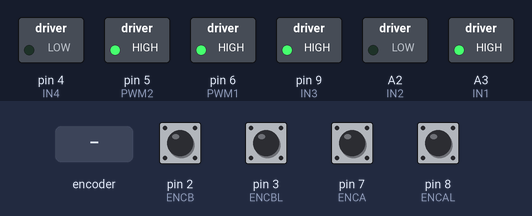
The sketch below on a simulated Arduino Uno, built with avr-gcc and run on an emulated ATmega328P. On the bench: switched loads named in the sketch (green lamp = pin HIGH). The test bench sets the inputs (shaded band); at power-on: pin 2 (ENCB), pin 3 (ENCBL), pin 7 (ENCA), pin 8 (ENCAL) HIGH. What the sketch prints to the serial monitor is not drawn.

Above: at 1.2 s.
1.3 s: pin 3 (ENCBL) pulsed LOW 2 times (0.12 s each, 0.3 s apart)
4.9 s: rotary encoder on pin 8 (ENCAL) / pin 2 (ENCB) turned 2 steps (second pin leading)
8.3 s: pin 3 (ENCBL) pulsed LOW 5 times (0.12 s each, 0.3 s apart)
Timing chart, 0 to 11.3 s (numbered marks = the images above; inputs shaded):
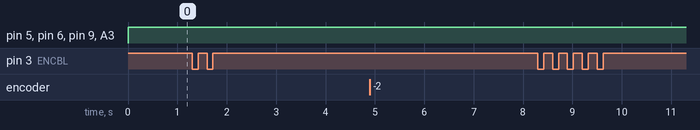

Measured:
- after the input at 1.3 s, every drawn part: stays the same
- after the input at 4.9 s, every drawn part: stays the same
- after the input at 8.3 s, every drawn part: stays the same

The sketch:

encoderPID.ino
```cpp
#include <util/atomic.h> // For the ATOMIC_BLOCK macro
#include <SoftwareSerial.h>

// Define SoftwareSerial pins
SoftwareSerial bluetooth(A1, A0);  // RX, TX

#define ENCA 7 // YELLOW
#define ENCB 2 // WHITE

#define ENCAL 8  // Encoder A pin for wheel2(C2) ------ working
#define ENCBL 3

#define PWM1 6
#define IN2 A2
#define IN1 A3

#define PWM2 5
#define IN3 9
#define IN4 4

volatile int posiL = 0; // specify posi as volatile: https://www.arduino.cc/reference/en/language/variables/variable-scope-qualifiers/volatile/
volatile int posiR = 0;
long prevT = 0;
float eprev = 0;
float eintegral = 0;

void setup() {
  Serial.begin(9600);
  bluetooth.begin(9600);  // For HC-05 (default baud rate is 9600)

  pinMode(ENCA,INPUT);
  pinMode(ENCB,INPUT);

  pinMode(ENCAL,INPUT);
  pinMode(ENCBL,INPUT);

  digitalWrite(7, HIGH);
  digitalWrite(2, HIGH);
  attachInterrupt(digitalPinToInterrupt(ENCB),readEncoderOne,RISING);

  digitalWrite(ENCAL, HIGH);
  digitalWrite(ENCBL, HIGH);
  attachInterrupt(digitalPinToInterrupt(ENCBL),readEncoderTwo,RISING);

  pinMode(PWM1,OUTPUT);
  pinMode(IN1,OUTPUT);
  pinMode(IN2,OUTPUT);

  pinMode(PWM2,OUTPUT);
  pinMode(IN3,OUTPUT);
  pinMode(IN4,OUTPUT);
  Serial.println("target pos");
}

void loop() {

  // set target position
  int target = 120;

  // PID constants
  float kp = 5;
  float kd = 0.015;
  float ki = 0.01;

  // time difference
  long currT = micros();
  float deltaT = ((float) (currT - prevT))/( 1.0e6 );
  prevT = currT;

  // Read the position in an atomic block to avoid a potential
  // misread if the interrupt coincides with this code running
  // see: https://www.arduino.cc/reference/en/language/variables/variable-scope-qualifiers/volatile/
  int pos = 0;
  int posL = 0;
  int posR = 0;
  ATOMIC_BLOCK(ATOMIC_RESTORESTATE) {
    posL = posiL;
    posR = posiR;
    pos = (posL + posR) / 2.0;
  }

  // error
  int e = pos - target;

  // derivative
  float dedt = (e-eprev)/(deltaT);

  // integral
  eintegral = eintegral + e*deltaT;

  // control signal
  float u = kp*e + kd*dedt + ki*eintegral;

  // motor power
  float pwr = fabs(u);
  if( pwr > 255 ){
    pwr = 255;
  }

  // motor direction
  int dir = 1;
  if(u<0){
    dir = -1;
  }

  // signal the motor
  setMotor(dir,pwr,PWM1,PWM2,IN1,IN2,IN3,IN4);
  // setMotor(dir,pwr,PWM2,IN3,IN4);

  // store previous error
  eprev = e;

  Serial.print(target);
  Serial.print(" ");
  Serial.print(pos);
  Serial.println();

  bluetooth.println(target);
  bluetooth.println(" ");
  bluetooth.println(pos);
  bluetooth.println();
}

void setMotor(int dir, int pwmVal, int pwm1, int pwm2, int in1, int in2, int in3, int in4){
  analogWrite(pwm1,pwmVal);
  analogWrite(pwm2,pwmVal);
  if(dir == -1){
    digitalWrite(in1,HIGH);
    digitalWrite(in2,LOW);
    digitalWrite(in3,HIGH);
    digitalWrite(in4,LOW);
  }
  else if(dir == 1){
    digitalWrite(in1,LOW);
    digitalWrite(in2,HIGH);
    digitalWrite(in3,LOW);
    digitalWrite(in4,HIGH);
  }
  else{
    digitalWrite(in1,LOW);
    digitalWrite(in2,LOW);
    digitalWrite(in3,LOW);
    digitalWrite(in4,LOW);
  }
}

void readEncoderOne(){
  int a = digitalRead(ENCA);
  int b = digitalRead(ENCB);
  if(b > a){
    posiL--;
  }
  else{
    posiL++;
  }
}

void readEncoderTwo(){
  int c = digitalRead(ENCAL);
  int d = digitalRead(ENCBL);
  if(d > c){
    posiR++;
  }
  else{
    posiR--;
  }
}
```
